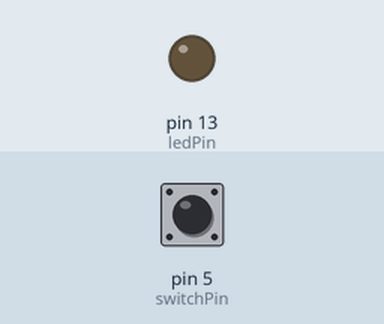
This sketch was run on a simulated Arduino Uno, built with avr-gcc and run on an emulated ATmega328P. On the bench: output pins drawn as LEDs (lit = HIGH). Inputs (shaded band) come from the test bench; at power-on: pin 5 (switchPin) LOW.

Above: at 1.2 s.
1.3 s: pin 5 (switchPin) pulled HIGH for 0.15 s
At 1.37 s:
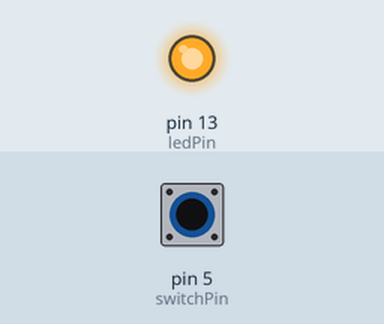
2.9 s: pin 5 (switchPin) pulled HIGH for 3.2 s
At 7.4 s:
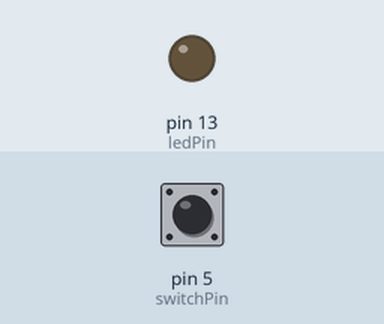
Timing chart, 0 to 8.9 s (numbered marks = the images above; inputs shaded):
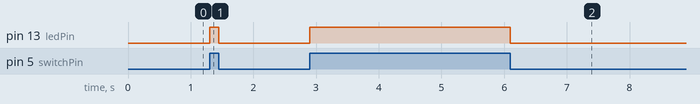

Measured:
- after the input at 1.3 s, pin 13 (ledPin): LOW → HIGH at once, → LOW 0.15 s later
- after the input at 2.9 s, pin 13 (ledPin): LOW → HIGH at once, → LOW 3.2 s later

The sketch:

sliderLED.ino
```cpp
// C++ code
int ledPin = 13;
int switchPin = 5;


void setup()
{
	// set pinModes
  	pinMode(ledPin,OUTPUT);
  	pinMode(switchPin,INPUT);
}

void loop()
{
  if(digitalRead(switchPin)){
    digitalWrite(ledPin,HIGH);
  }else{
    digitalWrite(ledPin,LOW);
  }
}
```
